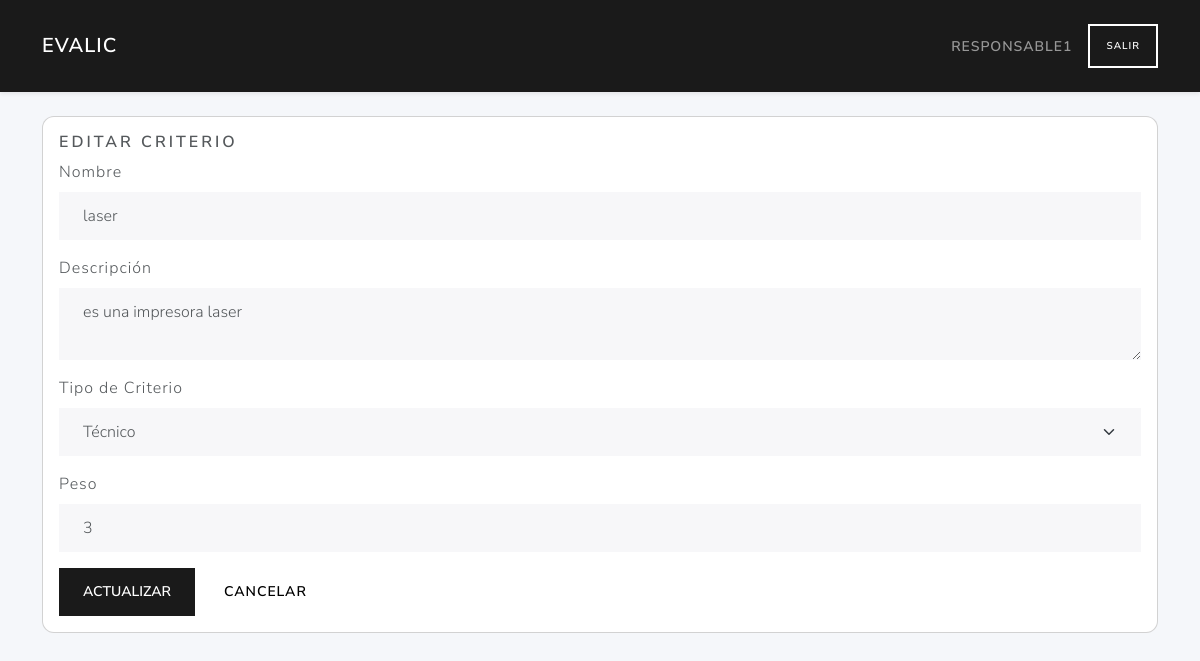
The page /criterios/2/6/edit (signed in) on the database as committed earlier.
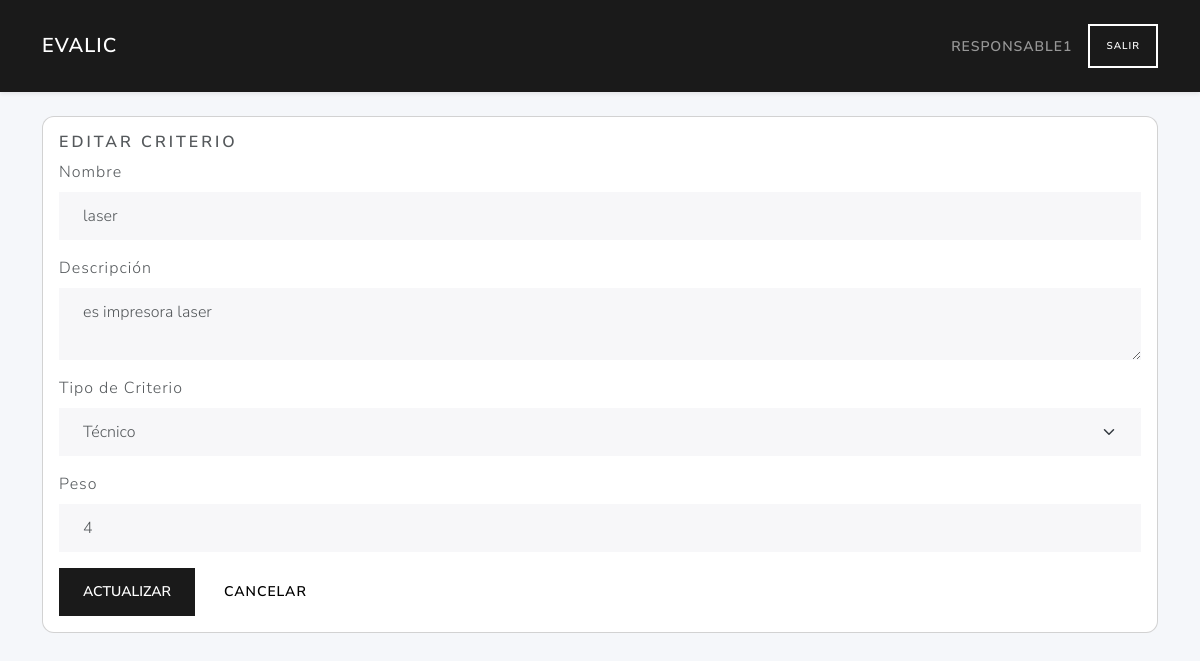
The same page on the database as committed later.
### tables this page shows
CREATE TABLE criterios (
        id  INTEGER PRIMARY KEY AUTOINCREMENT,
        NombreCriterio TEXT NOT NULL,
        descripcion TEXT,
        peso INTEGER,
        tipocriterio_id INTEGER NOT NULL,
        licitacion_id INTEGER NOT NULL,
        formula_id INTEGER,                          
        FOREIGN KEY (tipocriterio_id) REFERENCES tipo_criterios(id)
        FOREIGN KEY (licitacion_id) REFERENCES licitaciones(id)
        FOREIGN KEY (formula_id) REFERENCES formulas(id)                                                             
    );

CREATE TABLE tipo_criterios (
        id INTEGER PRIMARY KEY AUTOINCREMENT,
        TipoCriterio TEXT NOT NULL UNIQUE CHECK(TipoCriterio IN ('Administrativo','Técnico','Económico'))
    );

### routes/criterios_routes.py (the view, shortened to what this page needs)
@criterios_bp.route('/<int:lic_id>/<int:crit_id>/edit', methods=('GET','POST'))
def edit_criterio_route(lic_id, crit_id):
    if 'user_id' not in session:
        return redirect(url_for('auth.login'))
    db = get_db(current_app)
    ok, response = _check_phase(db, lic_id)
    if not ok:
        return response
    crit = obtener(db, crit_id)
    if not crit:
        flash('Criterio no encontrado', 'danger')
    return render_template(
        'criterios/edit.html',
        criterio=crit,
        tipo_opts=tipos(db),
        formula_opts=formulas(db),
        lic_id=lic_id
    )

### app.py (called while the page is built)
def create_app():
    app = Flask(__name__)
    app.config.from_object(Config)
    @app.context_processor
    def utility_processor():
        from flask import request, url_for
        def url_for_other_page(page):
            args = request.args.copy()
            args['page'] = page
            return url_for('licitaciones.index', **args)
        return dict(url_for_other_page=url_for_other_page)
    app.teardown_appcontext(close_connection)
    with app.app_context():
        init_db(app)
    app.register_blueprint(auth_bp)
    app.register_blueprint(user_bp)
    app.register_blueprint(licitaciones_bp)
    app.register_blueprint(ofertas_bp)
    app.register_blueprint(licitantes_bp)
    from routes.criterios_routes import criterios_bp
    app.register_blueprint(criterios_bp)
    return app

### models/criterios_data.py (called while the page is built)
def get_criterio(db, criterio_id):
    return db.execute("SELECT * FROM criterios WHERE id=?", (criterio_id,)).fetchone()

def list_tipo_criterios(db):
    return db.execute("SELECT * FROM tipo_criterios").fetchall()

def list_formulas(db):
    return db.execute("SELECT * FROM formulas").fetchall()

### services/criterio_service.py (called while the page is built)
def obtener(db, crit_id):
    return get_criterio(db, crit_id)

### templates/criterios/edit.html (shortened to what this page needs)
{% extends "base.html" %}
{% block content %}
<div class="card">
  <div class="card-body">
    <h5 class="card-title">Editar Criterio</h5>
    <form method="post">
      <div class="mb-3">
        <label for="NombreCriterio" class="form-label">Nombre</label>
        <input type="text" class="form-control" id="NombreCriterio" name="NombreCriterio" value="{{ criterio.NombreCriterio }}" required>
      </div>
      <div class="mb-3">
        <label for="Descripcion" class="form-label">Descripción</label>
        <textarea class="form-control" id="Descripcion" name="Descripcion">{{ criterio.Descripcion }}</textarea>
      </div>
      <div class="mb-3">
        <label for="tipocriterio_id" class="form-label">Tipo de Criterio</label>
        <select class="form-select" id="tipocriterio_id" name="tipocriterio_id" required>
          {% for t in tipo_opts %}
          <option value="{{ t.id }}" data-tipo="{{ t.TipoCriterio }}" {% if criterio.tipocriterio_id == t.id %}selected{% endif %}>{{ t.TipoCriterio }}</option>
          {% endfor %}
        </select>
      </div>
      <div class="mb-3" id="peso-field" style="display:none;">
        <label for="Peso" class="form-label">Peso</label>
        <input type="number" class="form-control" id="Peso" name="Peso" value="{{ criterio.Peso }}">
      </div>
      <button type="submit" class="btn btn-primary">Actualizar</button>
      <a href="{{ url_for('criterios.index', lic_id=lic_id) }}" class="btn btn-secondary">Cancelar</a>
    </form>
  </div>
</div>
{% endblock %}

Rows that differ between the two databases and show on the page:
changed criterios "laser": Descripcion "es una impresora laser" → "es impresora laser"; Peso "3" → "4"
